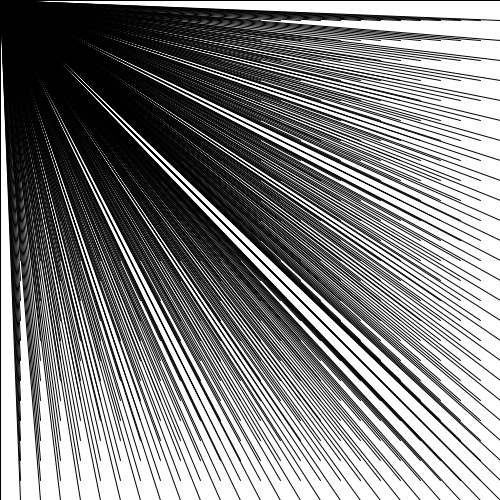
Frame 1 (no input)
Frame 60 (the mouse pressed at the canvas centre just before this capture): identical to frame 1, image omitted
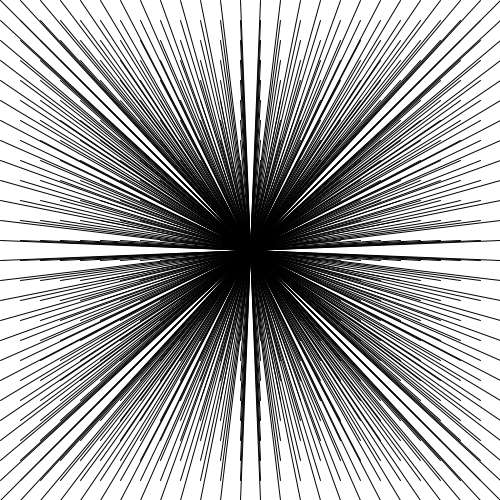
Frame 120 (the mouse held since frame 60 and released just before this capture)

The Processing sketch that drew these frames (run headless with seeded random() and noise(); from frame 60 on, the mouse is pressed at the canvas centre):

// Processing sketch: Exercise2
// ── Exercise2.pde
void setup(){
    size(500, 500);
}

void draw(){
    background(255);
    for (int x=0; x<26; x++) {
        for (int y=0; y<26; y++) {
            line(x*20, y*20, mouseX, mouseY);
        }
    }
}
